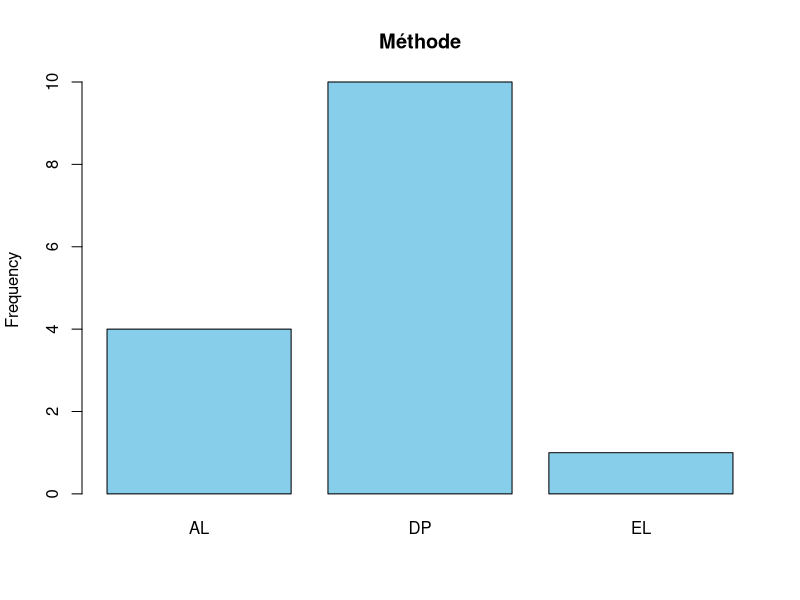
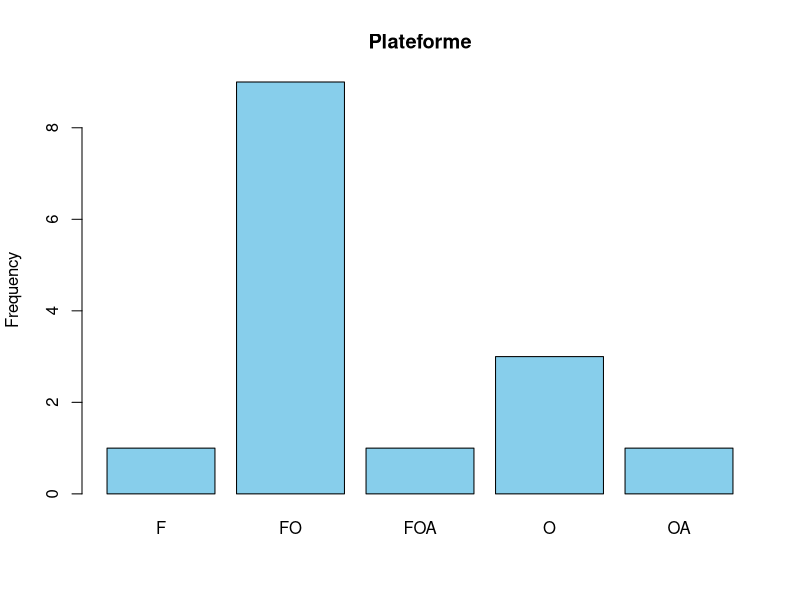
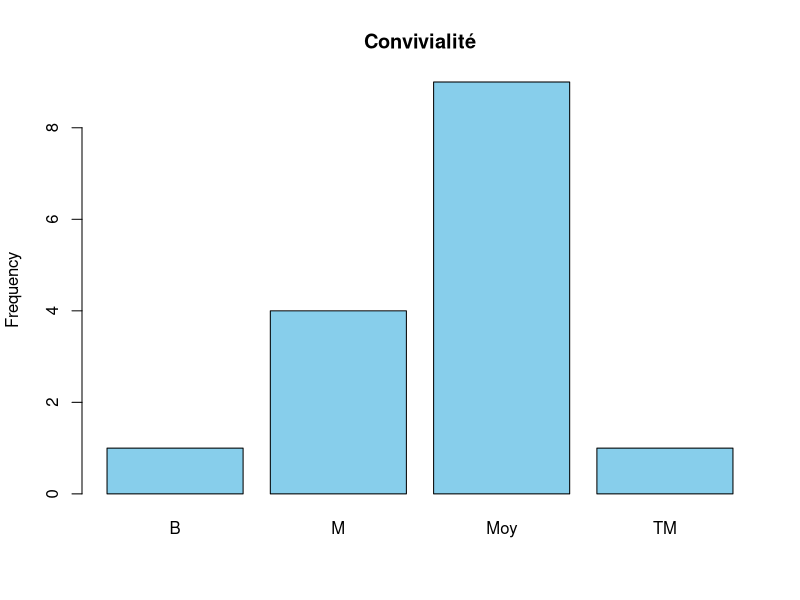
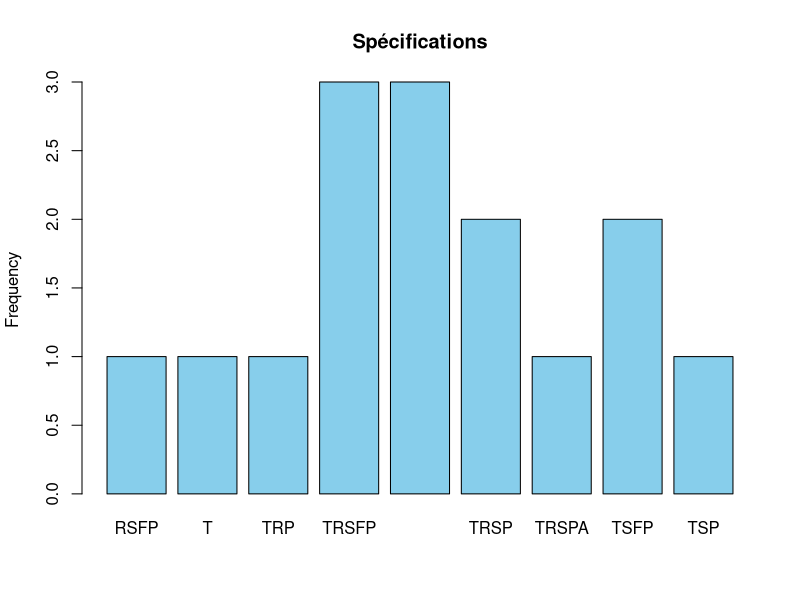
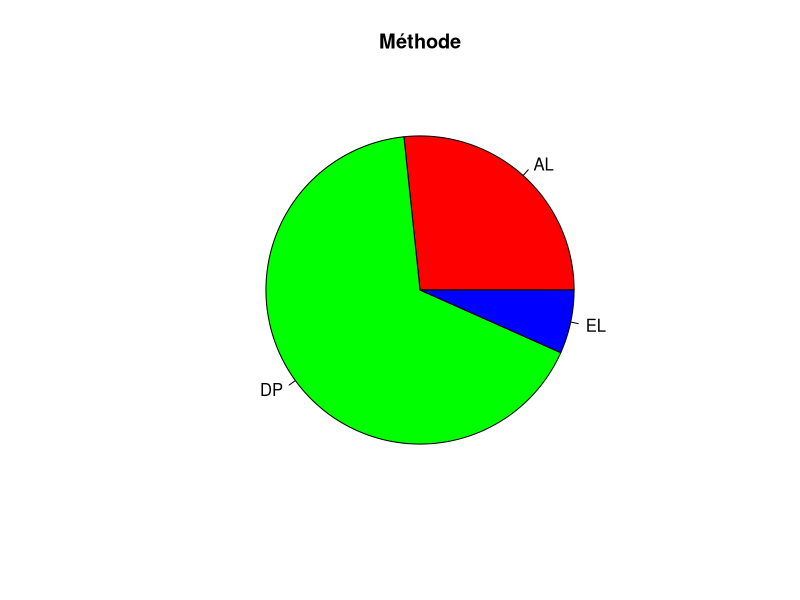
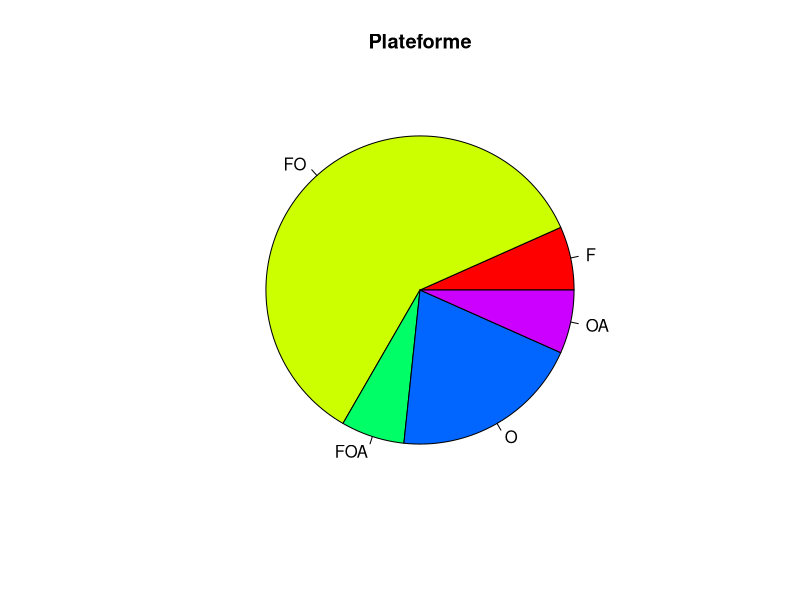
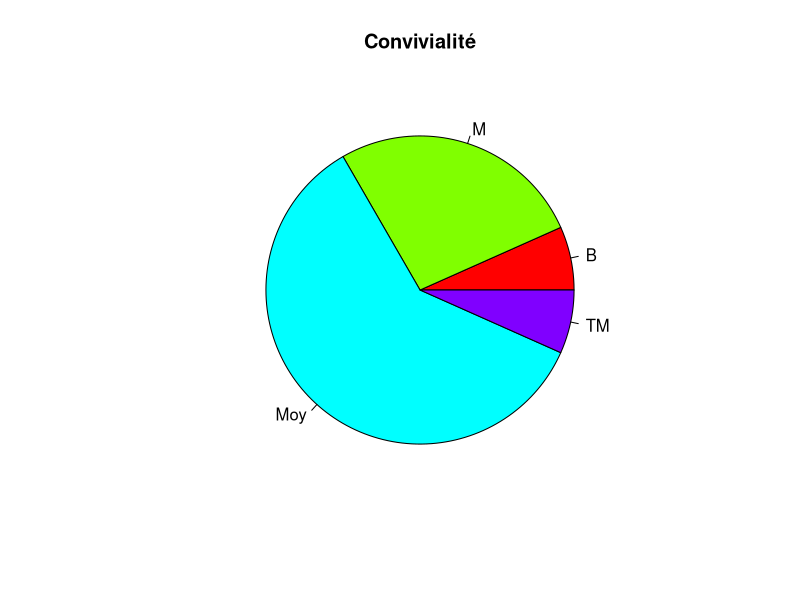
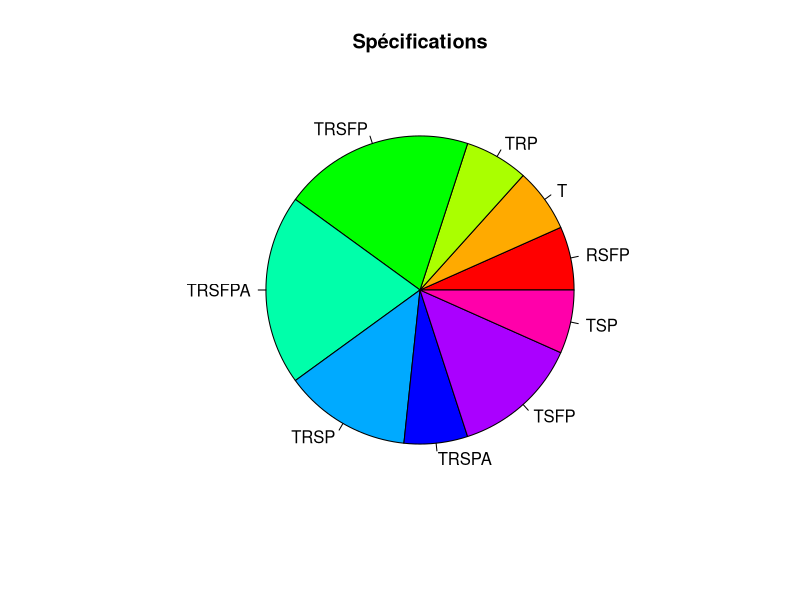

The R source for these figures, in order:
library("readxl");
Data <- read_excel("src/ANAD.xlsx")
Cleaned <- Data
Cleaned[Cleaned=="En ligne"]<- "EL"
Cleaned[Cleaned=="Deplacement physique"]<- "DP"
Cleaned[Cleaned=="Deplacement physique, En ligne"]<- "AL"
Cleaned[Cleaned=="Ouedkniss"]<- "O"
Cleaned[Cleaned=="Facebook"]<- "F"
Cleaned[Cleaned=="Facebook, Ouedkniss"]<- "FO"
Cleaned[Cleaned=="Ouedkniss, Instagram"]<- "OA"
Cleaned[Cleaned=="Facebook, Ouedkniss, Instagram"]<- "FOA"
Cleaned$Convivialité <- as.character(Cleaned$Convivialité)
Cleaned[Cleaned=="1"]<- "TM"
Cleaned[Cleaned=="2"]<- "M"
Cleaned[Cleaned=="3"]<- "Moy"
Cleaned[Cleaned=="4"]<- "B"
Cleaned[Cleaned=="Type de véhicule, Référence, Spécifications, Fournisseur, Prix"]<- "TRSFP"
Cleaned[Cleaned=="Type de véhicule, Spécifications, Prix"]<- "TSP"
Cleaned[Cleaned=="Type de véhicule, Spécifications, Fournisseur, Prix"]<- "TSFP"
Cleaned[Cleaned=="Type de véhicule, Référence, Spécifications, Prix"]<- "TRSP"
Cleaned[Cleaned=="Type de véhicule"]<- "T"
Cleaned[Cleaned=="Type de véhicule, Référence, Prix"]<- "TRP"
Cleaned[Cleaned=="Référence, Spécifications, Fournisseur, Prix"]<- "RSFP"
Cleaned[Cleaned=="Type de véhicule, Référence, Spécifications, Prix, État de la pièce : neuve, usée, bonne occasion, d'origine.."]<- "TRSPA"
Cleaned[Cleaned=="Type de véhicule, Référence, Spécifications, Fournisseur, Prix, Avis de la clientèle sur la qualité des pièces d'un fournisseur"]<- "TRSFPA"
Cleaned[Cleaned=="Type de véhicule, Référence, Spécifications, Fournisseur, Prix, location"]<- "TRSFPA"
Cleaned[Cleaned=="Type de véhicule, Référence, Spécifications, Fournisseur, Prix, Commentaires et évaluation (⭐) d'autres clients sur ces produits"]<- "TRSFPA"
Var_frequency <- lapply(Cleaned, table)
 
for (i in seq_along(Var_frequency)) {
  barplot(Var_frequency[[i]], main = names(Var_frequency)[i],
          ylab = "Frequency", col = "skyblue")
}

for (i in seq_along(Var_frequency)) {
  pie(Var_frequency[[i]], labels = names(Var_frequency[[i]]),
  main = names(Var_frequency)[i], col = rainbow(length(Var_frequency[[i]])))
}

library(FactoMineR)
